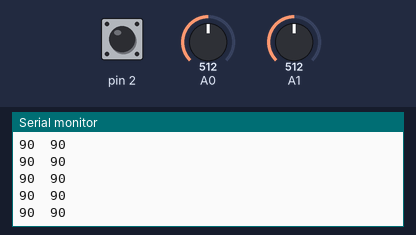
The sketch below on a simulated Arduino Uno, built with avr-gcc and run on an emulated ATmega328P. Shown: the last lines printed to the serial monitor. Inputs (shaded band) come from the test bench; at power-on: A0 = 512, pin 2 HIGH, A1 = 512. No radio packets arrive unless stated.

Above: at 10.2 s.
10.3 s: A0 set to 835
At 11.1 s:
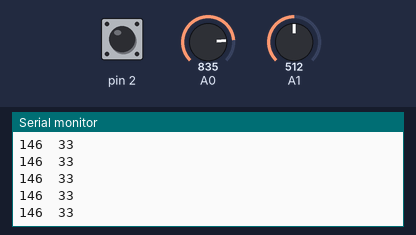
11.8 s: A0 set to 861
At 12.5 s:
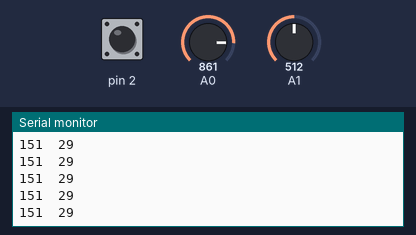
Timing chart, 0 to 14.8 s (numbered marks = the images above; inputs shaded):
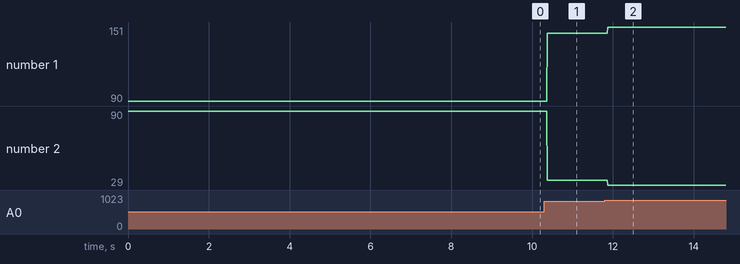

The sketch:

Controller.ino
```cpp
#include <SPI.h>
#include <nRF24L01.h>
#include <RF24.h>

RF24 radio(7, 8); // CE, CSN
const byte addresses[6] = "00001";

void setup() {
  Serial.begin(9600);
  pinMode(A0, INPUT);
  pinMode(A1, INPUT);
  pinMode(2, INPUT_PULLUP);
  radio.begin();
  radio.openWritingPipe(addresses);
  radio.setPALevel(RF24_PA_MIN);
  radio.stopListening();
}
void loop() {
  int joy[3] = {analogRead(A0),analogRead(A1),digitalRead(2)};
  radio.write(&joy, sizeof(joy));
    Serial.print(abs(map(joy[0]-joy[1],-1023/2,1023/2,0,180)));
    Serial.print("  ");
    Serial.println(abs(map(joy[0]+joy[1],1023/2,1023*3/2,180,0)));
}
```

Measured:
- after the input at 10.3 s, the serial monitor: prints a new line after 0.07 s (image 1)
- after the input at 11.8 s, the serial monitor: prints a new line after 0.07 s (image 2)
- plotted number 1: 90 → 146 after the input at 10.3 s, 146 → 151 after the input at 11.8 s
- plotted number 2: 90 → 33 after the input at 10.3 s, 33 → 29 after the input at 11.8 s
